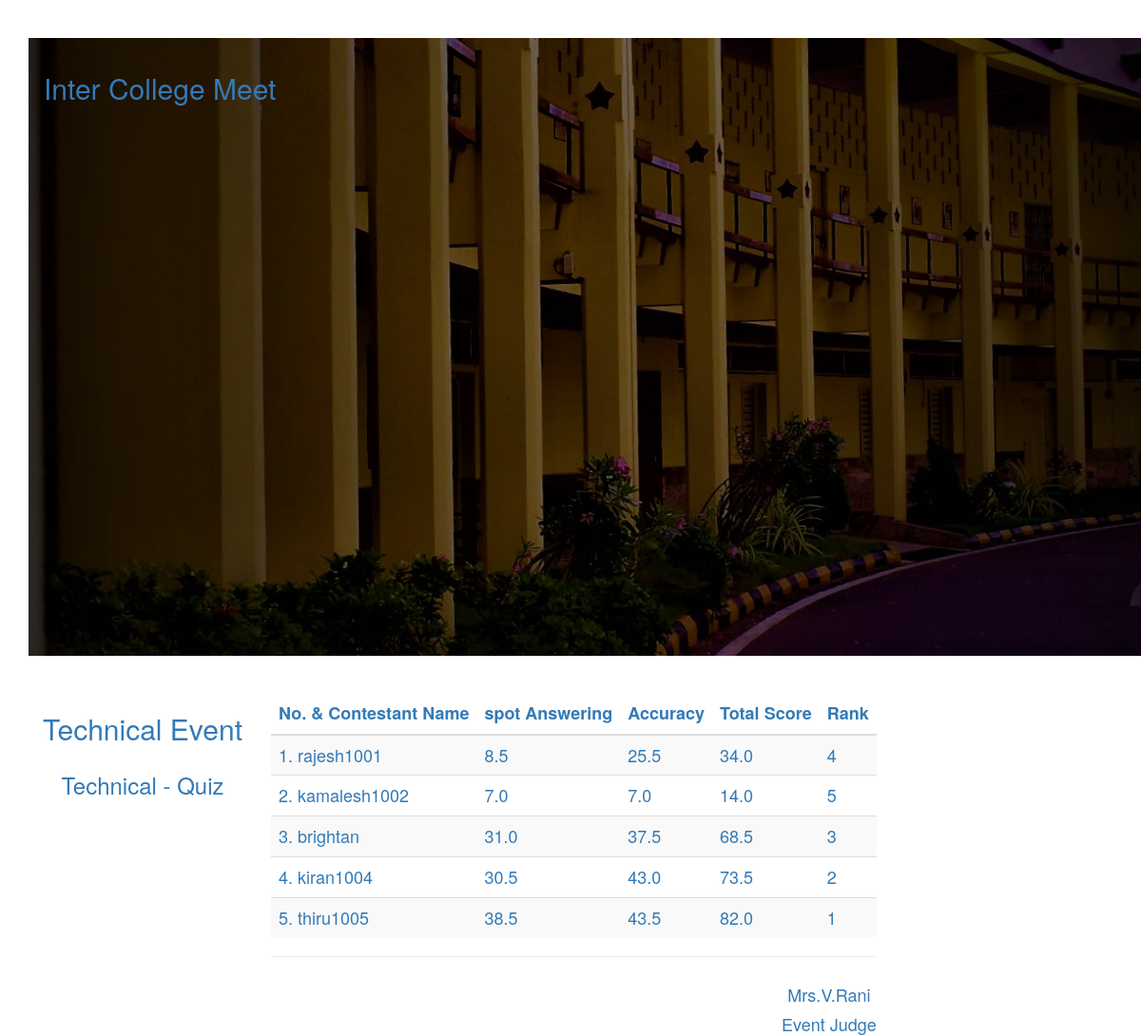
/judge/view_score_sheet.php?event_id=4&judge_id=12 (signed in), run on the app's committed database.
### tables this page shows
CREATE TABLE `main_event` (
  `mainevent_id` int(11) NOT NULL,
  `event_name` text NOT NULL,
  `status` text NOT NULL,
  `organizer_id` int(11) NOT NULL,
  `sy` varchar(9) NOT NULL,
  `date_start` text NOT NULL,
  `date_end` text NOT NULL,
  `place` text NOT NULL
);

CREATE TABLE `sub_event` (
  `subevent_id` int(11) NOT NULL,
  `mainevent_id` int(11) NOT NULL,
  `organizer_id` int(11) NOT NULL,
  `event_name` text NOT NULL,
  `status` text NOT NULL,
  `eventdate` text NOT NULL,
  `eventtime` text NOT NULL,
  `place` text NOT NULL,
  `txtpoll_status` text NOT NULL,
  `view` varchar(15) NOT NULL,
  `txtpollview` varchar(15) NOT NULL
);

CREATE TABLE `criteria` (
  `criteria_id` int(11) NOT NULL,
  `subevent_id` int(11) NOT NULL,
  `criteria` text NOT NULL,
  `percentage` int(11) NOT NULL,
  `criteria_ctr` int(11) NOT NULL
);

CREATE TABLE `contestants` (
  `contestant_id` int(11) NOT NULL,
  `fullname` text NOT NULL,
  `subevent_id` int(11) NOT NULL,
  `contestant_ctr` int(11) NOT NULL,
  `status` text NOT NULL,
  `txt_code` text NOT NULL,
  `rand_code` int(15) NOT NULL,
  `txtPollScore` int(11) NOT NULL
);

CREATE TABLE `sub_results` (
  `subresult_id` int(11) NOT NULL,
  `subevent_id` int(11) NOT NULL,
  `mainevent_id` int(11) NOT NULL,
  `contestant_id` int(11) NOT NULL,
  `judge_id` int(11) NOT NULL,
  `total_score` decimal(11,1) NOT NULL,
  `deduction` int(11) NOT NULL,
  `criteria_ctr1` decimal(11,1) NOT NULL,
  `criteria_ctr2` decimal(11,1) NOT NULL,
  `criteria_ctr3` decimal(11,1) NOT NULL,
  `criteria_ctr4` decimal(11,1) NOT NULL,
  `criteria_ctr5` decimal(11,1) NOT NULL,
  `criteria_ctr6` decimal(11,1) NOT NULL,
  `criteria_ctr7` decimal(11,1) NOT NULL,
  `criteria_ctr8` decimal(11,1) NOT NULL,
  `criteria_ctr9` decimal(11,1) NOT NULL,
  `criteria_ctr10` decimal(11,1) NOT NULL,
  `comments` text NOT NULL,
  `rank` varchar(11) NOT NULL,
  `judge_rank_stat` varchar(15) NOT NULL,
  `place_title` varchar(25) NOT NULL
);

CREATE TABLE `judges` (
  `judge_id` int(11) NOT NULL,
  `subevent_id` int(11) NOT NULL,
  `judge_ctr` int(11) NOT NULL,
  `fullname` text NOT NULL,
  `code` varchar(6) NOT NULL,
  `jtype` varchar(25) NOT NULL
);

### judge/view_score_sheet.php (the view, shortened to what this page needs)
<!DOCTYPE html>
<html lang="en">
   <?php
   include('header2.php');
    include('session.php');
    $event_id=$_GET['event_id'];
    $judge_id=$_GET['judge_id'];
    ?>
  <body>
  <div class="container">
    <div class="row">
      <div class="span12">
           <?php
             $s_event_query = $conn->query("select * from sub_event where subevent_id='$event_id'") or die(mysql_error());
		while ($s_event_row = $s_event_query->fetch())
        {
            $MEidxx=$s_event_row['mainevent_id'];
              $event_query = $conn->query("select * from main_event where mainevent_id='$MEidxx'") or die(mysql_error());
		while ($event_row = $event_query->fetch())
        {
            ?>
             <center>
             <?php include('doc_header.php'); ?>
             <table>
             <tr>
             <td align="center">
            <h2><?php echo $event_row['event_name']; ?></h2>
             </td>
              </tr>
               <tr>
             <td align="center">
            <h3><?php echo $s_event_row['event_name']; ?></h3>
             </td>
              </tr>
             </table>
          <table class="table table-striped">
        <thead>
     <th>No. &amp; Contestant Name</th>
        <?php
        $criteria_query = $conn->query("select * from criteria where subevent_id='$event_id' ORDER BY criteria_ctr ASC") or die(mysql_error());
        while ($crit_row = $criteria_query->fetch()) {
         ?>
        <th><?php echo $crit_row['criteria']; ?></th>
        <?php } ?>
        <th>Total Score</th>
        <th>Rank</th>
        </thead>
     <tbody>
    <?php
        $score_query = $conn->query("select * from sub_results where subevent_id='$event_id' and judge_id='$judge_id' ORDER BY contestant_id ASC") or die(mysql_error());
	$num_rowxz = $score_query->rowcount();
if( $num_rowxz > 0 ) {
while ($score_row = $score_query->fetch())
 {
     $s1=$score_row['criteria_ctr1'];
     $s2=$score_row['criteria_ctr2'];
     $total_score=$score_row['total_score'];
     $rank=$score_row['rank'];
     $con_id=$score_row['contestant_id'];
      ?>
         <tr>
        <td><?php
         $cont_query = $conn->query("select * from contestants where contestant_id='$con_id'") or die(mysql_error());
while ($cont_row = $cont_query->fetch())
{
    $c_num=$cont_row['contestant_ctr'];
  echo $c_num.". ".$cfnme=$cont_row['fullname'];
}
         ?></td>
          <?php
        $criteria_query = $conn->query("select * from criteria where subevent_id='$event_id' ORDER BY criteria_ctr ASC") or die(mysql_error());
while ($crit_row = $criteria_query->fetch()) {
         ?>
        <td>
        <?php
 if($crit_row['criteria_ctr']==1)
 { ?>
     <?php echo $s1; ?>
<?php } ?>
 <?php
 if($crit_row['criteria_ctr']==2)
 { ?>
     <?php echo $s2; ?>
<?php } ?>
</td>
        <?php } ?>
        <td><?php echo $total_score; ?></td>
        <td><?php echo $rank;
         ?></td>
         </tr>
        <?php } ?>
     </tbody>
          </table>
          <?php $j_query = $conn->query("select * from judges where subevent_id='$event_id' and judge_id='$judge_id'") or die(mysql_error());
while ($j_row = $j_query->fetch()) { ?>
             <hr />
             <table align="right">
             <tr>
             <td align="center">
            <h4><?php echo $j_row['fullname']; ?></h4>
             </td>
              </tr>
               <tr>
             <td align="center">
            Event Judge
             </td>
              </tr>
             </table> <?php
 }
 } ?>
           <?php }   } ?>
    </div>
  </div>
  </body>
</html>

### judge/doc_header.php (shortened to what this page needs)
            <table>
<header class="bgImage" >
    <nav class="navbar" >
        <div class="container">
        <div class="navbar-header">
                <a class = "navbar-brand">
                   <h2> Inter College Meet</h2>
                     </div>
        </div>
    </div>

### judge/assets/css/docs.css (style rules this page uses)
body { position: relative; padding-top: 40px; }

### judge/doc_header.php (style rules this page uses)
.bgImage { background-image: url(images/aac.jpg); background-size: cover; background-position: center center; height: 650px; margin-bottom: 25px; }

### data on the page
sub_event: event_name "Technical - Quiz"
main_event: event_name "Technical Event"
criteria: criteria "spot Answering"
criteria: criteria "Accuracy"
sub_results: criteria_ctr1 "8.5", criteria_ctr2 "25.5", total_score "34.0", rank "4"
contestants: contestant_ctr "1", fullname "rajesh1001"
sub_results: criteria_ctr1 "7.0", criteria_ctr2 "7.0", total_score "14.0", rank "5"
contestants: contestant_ctr "2", fullname "kamalesh1002"
sub_results: criteria_ctr1 "31.0", criteria_ctr2 "37.5", total_score "68.5", rank "3"
contestants: contestant_ctr "3", fullname "brightan"
sub_results: criteria_ctr1 "30.5", criteria_ctr2 "43.0", total_score "73.5", rank "2"
contestants: contestant_ctr "4", fullname "kiran1004"
sub_results: criteria_ctr1 "38.5", criteria_ctr2 "43.5", total_score "82.0", rank "1"
contestants: contestant_ctr "5", fullname "thiru1005"
judges: fullname "Mrs.V.Rani"
